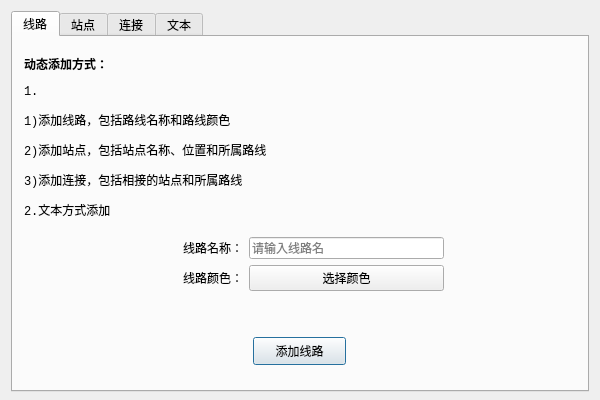
<?xml version="1.0" encoding="UTF-8"?>
<ui version="4.0">
 <class>Dynamicadd</class>
 <widget class="QDialog" name="Dynamicadd">
  <property name="enabled">
   <bool>true</bool>
  </property>
  <property name="geometry">
   <rect>
    <x>0</x>
    <y>0</y>
    <width>600</width>
    <height>400</height>
   </rect>
  </property>
  <property name="font">
   <font>
    <family>Consolas</family>
   </font>
  </property>
  <property name="windowTitle">
   <string>添加</string>
  </property>
  <property name="windowIcon">
   <iconset>
    <normaloff>:/icon/icon/add.png</normaloff>:/icon/icon/add.png</iconset>
  </property>
  <widget class="QTabWidget" name="tabWidget">
   <property name="enabled">
    <bool>true</bool>
   </property>
   <property name="geometry">
    <rect>
     <x>11</x>
     <y>11</y>
     <width>578</width>
     <height>381</height>
    </rect>
   </property>
   <property name="tabPosition">
    <enum>QTabWidget::North</enum>
   </property>
   <property name="tabShape">
    <enum>QTabWidget::Rounded</enum>
   </property>
   <property name="currentIndex">
    <number>0</number>
   </property>
   <property name="elideMode">
    <enum>Qt::ElideNone</enum>
   </property>
   <widget class="QWidget" name="tabline">
    <property name="font">
     <font>
      <family>Consolas</family>
     </font>
    </property>
    <attribute name="icon">
     <iconset>
      <normaloff>:/icon/icon/subway.png</normaloff>:/icon/icon/subway.png</iconset>
    </attribute>
    <attribute name="title">
     <string>线路</string>
    </attribute>
    <widget class="QLabel" name="linelabel">
     <property name="geometry">
      <rect>
       <x>11</x>
       <y>11</y>
       <width>551</width>
       <height>178</height>
      </rect>
     </property>
     <property name="font">
      <font>
       <family>Consolas</family>
      </font>
     </property>
     <property name="text">
      <string>&lt;html&gt;&lt;head/&gt;&lt;body&gt;&lt;p&gt;&lt;span style=&quot; font-weight:600;&quot;&gt;动态添加方式：&lt;/span&gt;&lt;/p&gt;&lt;p&gt;1.&lt;/p&gt;&lt;p&gt;1)添加线路，包括路线名称和路线颜色&lt;/p&gt;&lt;p&gt;2)添加站点，包括站点名称、位置和所属路线&lt;/p&gt;&lt;p&gt;3)添加连接，包括相接的站点和所属路线&lt;/p&gt;&lt;p&gt;2.文本方式添加&lt;/p&gt;&lt;/body&gt;&lt;/html&gt;</string>
     </property>
    </widget>
    <widget class="QPushButton" name="pushButtonline">
     <property name="geometry">
      <rect>
       <x>240</x>
       <y>300</y>
       <width>93</width>
       <height>28</height>
      </rect>
     </property>
     <property name="minimumSize">
      <size>
       <width>0</width>
       <height>0</height>
      </size>
     </property>
     <property name="font">
      <font>
       <family>Consolas</family>
      </font>
     </property>
     <property name="text">
      <string>添加线路</string>
     </property>
     <property name="default">
      <bool>true</bool>
     </property>
    </widget>
    <widget class="QWidget" name="formLayoutWidget_2">
     <property name="geometry">
      <rect>
       <x>170</x>
       <y>200</y>
       <width>261</width>
       <height>81</height>
      </rect>
     </property>
     <layout class="QFormLayout" name="formLayout_3">
      <item row="0" column="0">
       <widget class="QLabel" name="linelabel_1">
        <property name="text">
         <string>线路名称：</string>
        </property>
        <property name="buddy">
         <cstring>lineEditlinename</cstring>
        </property>
       </widget>
      </item>
      <item row="0" column="1">
       <widget class="QLineEdit" name="lineEditlinename">
        <property name="placeholderText">
         <string>请输入线路名</string>
        </property>
       </widget>
      </item>
      <item row="1" column="0">
       <widget class="QLabel" name="linelabel_2">
        <property name="text">
         <string>线路颜色：</string>
        </property>
        <property name="buddy">
         <cstring>pushButtoncolor</cstring>
        </property>
       </widget>
      </item>
      <item row="1" column="1">
       <widget class="QPushButton" name="pushButtoncolor">
        <property name="minimumSize">
         <size>
          <width>0</width>
          <height>0</height>
         </size>
        </property>
        <property name="maximumSize">
         <size>
          <width>16777215</width>
          <height>16777215</height>
         </size>
        </property>
        <property name="font">
         <font>
          <family>Consolas</family>
         </font>
        </property>
        <property name="styleSheet">
         <string notr="true">AA</string>
        </property>
        <property name="text">
         <string>选择颜色</string>
        </property>
       </widget>
      </item>
     </layout>
    </widget>
   </widget>
   <widget class="QWidget" name="tabstation">
    <attribute name="icon">
     <iconset>
      <normaloff>:/icon/icon/station.png</normaloff>:/icon/icon/station.png</iconset>
    </attribute>
    <attribute name="title">
     <string>站点</string>
    </attribute>
    <widget class="QPushButton" name="pushButtonstation">
     <property name="geometry">
      <rect>
       <x>250</x>
       <y>310</y>
       <width>80</width>
       <height>30</height>
      </rect>
     </property>
     <property name="minimumSize">
      <size>
       <width>0</width>
       <height>0</height>
      </size>
     </property>
     <property name="font">
      <font>
       <family>Consolas</family>
      </font>
     </property>
     <property name="text">
      <string>添加站点</string>
     </property>
     <property name="default">
      <bool>true</bool>
     </property>
    </widget>
    <widget class="QListWidget" name="listWidget">
     <property name="geometry">
      <rect>
       <x>320</x>
       <y>50</y>
       <width>221</width>
       <height>231</height>
      </rect>
     </property>
    </widget>
    <widget class="QLabel" name="stationlabel_6">
     <property name="geometry">
      <rect>
       <x>380</x>
       <y>20</y>
       <width>90</width>
       <height>24</height>
      </rect>
     </property>
     <property name="text">
      <string>选择所属线路</string>
     </property>
    </widget>
    <widget class="QWidget" name="formLayoutWidget_3">
     <property name="geometry">
      <rect>
       <x>20</x>
       <y>60</y>
       <width>281</width>
       <height>191</height>
      </rect>
     </property>
     <layout class="QFormLayout" name="formLayout_4">
      <item row="1" column="0">
       <widget class="QLabel" name="stationlabel_1">
        <property name="text">
         <string>站点名称：</string>
        </property>
        <property name="buddy">
         <cstring>lineEditstationname</cstring>
        </property>
       </widget>
      </item>
      <item row="1" column="1">
       <widget class="QLineEdit" name="lineEditstationname">
        <property name="minimumSize">
         <size>
          <width>0</width>
          <height>0</height>
         </size>
        </property>
        <property name="maximumSize">
         <size>
          <width>16777215</width>
          <height>16777215</height>
         </size>
        </property>
        <property name="font">
         <font>
          <family>Consolas</family>
         </font>
        </property>
        <property name="text">
         <string/>
        </property>
        <property name="placeholderText">
         <string>添加站点名</string>
        </property>
       </widget>
      </item>
      <item row="2" column="0">
       <spacer name="verticalSpacer">
        <property name="orientation">
         <enum>Qt::Vertical</enum>
        </property>
        <property name="sizeHint" stdset="0">
         <size>
          <width>20</width>
          <height>40</height>
         </size>
        </property>
       </spacer>
      </item>
      <item row="3" column="0">
       <widget class="QLabel" name="stationlabel_3">
        <property name="minimumSize">
         <size>
          <width>35</width>
          <height>20</height>
         </size>
        </property>
        <property name="font">
         <font>
          <family>Consolas</family>
         </font>
        </property>
        <property name="text">
         <string>坐标东经(121-122):</string>
        </property>
        <property name="buddy">
         <cstring>doubleSpinBoxlongitude</cstring>
        </property>
       </widget>
      </item>
      <item row="3" column="1">
       <widget class="QDoubleSpinBox" name="doubleSpinBoxlongitude">
        <property name="minimumSize">
         <size>
          <width>85</width>
          <height>20</height>
         </size>
        </property>
        <property name="decimals">
         <number>7</number>
        </property>
        <property name="minimum">
         <double>121.000000000000000</double>
        </property>
        <property name="maximum">
         <double>122.000000000000000</double>
        </property>
        <property name="singleStep">
         <double>0.100000000000000</double>
        </property>
        <property name="value">
         <double>121.000000000000000</double>
        </property>
       </widget>
      </item>
      <item row="4" column="0">
       <spacer name="verticalSpacer_2">
        <property name="orientation">
         <enum>Qt::Vertical</enum>
        </property>
        <property name="sizeHint" stdset="0">
         <size>
          <width>20</width>
          <height>40</height>
         </size>
        </property>
       </spacer>
      </item>
      <item row="5" column="0">
       <widget class="QLabel" name="stationlabel_4">
        <property name="minimumSize">
         <size>
          <width>35</width>
          <height>20</height>
         </size>
        </property>
        <property name="font">
         <font>
          <family>Consolas</family>
         </font>
        </property>
        <property name="text">
         <string>坐标北纬(30.9-31.5):</string>
        </property>
        <property name="buddy">
         <cstring>doubleSpinBoxlatitude</cstring>
        </property>
       </widget>
      </item>
      <item row="5" column="1">
       <widget class="QDoubleSpinBox" name="doubleSpinBoxlatitude">
        <property name="minimumSize">
         <size>
          <width>85</width>
          <height>20</height>
         </size>
        </property>
        <property name="decimals">
         <number>7</number>
        </property>
        <property name="minimum">
         <double>30.899999999999999</double>
        </property>
        <property name="maximum">
         <double>31.449999999999999</double>
        </property>
        <property name="singleStep">
         <double>0.100000000000000</double>
        </property>
        <property name="value">
         <double>30.899999999999999</double>
        </property>
       </widget>
      </item>
     </layout>
    </widget>
   </widget>
   <widget class="QWidget" name="tabconnect">
    <property name="enabled">
     <bool>true</bool>
    </property>
    <attribute name="icon">
     <iconset>
      <normaloff>:/icon/icon/connect.png</normaloff>:/icon/icon/connect.png</iconset>
    </attribute>
    <attribute name="title">
     <string>连接</string>
    </attribute>
    <widget class="QLabel" name="connectlabel_1">
     <property name="geometry">
      <rect>
       <x>10</x>
       <y>10</y>
       <width>560</width>
       <height>131</height>
      </rect>
     </property>
     <property name="text">
      <string>&lt;html&gt;&lt;head/&gt;&lt;body&gt;&lt;p&gt;&lt;span style=&quot; font-weight:600;&quot;&gt;连接站点提示:&lt;/span&gt;&lt;/p&gt;&lt;p&gt;1.站点及所属线路选择可以选择也可直接输入&lt;/p&gt;&lt;p&gt;2.“站点1”和“站点2”必须为同一线路中的不同站点&lt;/p&gt;&lt;/body&gt;&lt;/html&gt;</string>
     </property>
    </widget>
    <widget class="QWidget" name="formLayoutWidget">
     <property name="geometry">
      <rect>
       <x>140</x>
       <y>160</y>
       <width>291</width>
       <height>111</height>
      </rect>
     </property>
     <layout class="QFormLayout" name="formLayout">
      <item row="0" column="0">
       <widget class="QLabel" name="connectlabel_2">
        <property name="text">
         <string>站点1：</string>
        </property>
        <property name="buddy">
         <cstring>comboBoxstation1</cstring>
        </property>
       </widget>
      </item>
      <item row="0" column="1">
       <widget class="QComboBox" name="comboBoxstation1">
        <property name="enabled">
         <bool>true</bool>
        </property>
        <property name="minimumSize">
         <size>
          <width>0</width>
          <height>0</height>
         </size>
        </property>
        <property name="maximumSize">
         <size>
          <width>16777215</width>
          <height>16777215</height>
         </size>
        </property>
        <property name="font">
         <font>
          <family>Consolas</family>
         </font>
        </property>
        <property name="editable">
         <bool>true</bool>
        </property>
        <property name="currentIndex">
         <number>-1</number>
        </property>
       </widget>
      </item>
      <item row="1" column="0">
       <widget class="QLabel" name="connectlabel_3">
        <property name="text">
         <string>站点2：</string>
        </property>
        <property name="buddy">
         <cstring>comboBoxstation2</cstring>
        </property>
       </widget>
      </item>
      <item row="1" column="1">
       <widget class="QComboBox" name="comboBoxstation2">
        <property name="minimumSize">
         <size>
          <width>0</width>
          <height>0</height>
         </size>
        </property>
        <property name="maximumSize">
         <size>
          <width>16777215</width>
          <height>16777215</height>
         </size>
        </property>
        <property name="font">
         <font>
          <family>Consolas</family>
         </font>
        </property>
        <property name="editable">
         <bool>true</bool>
        </property>
       </widget>
      </item>
      <item row="2" column="0">
       <widget class="QLabel" name="connectlabel_4">
        <property name="text">
         <string>所属线路：</string>
        </property>
        <property name="buddy">
         <cstring>comboBoxconnectline</cstring>
        </property>
       </widget>
      </item>
      <item row="2" column="1">
       <widget class="QComboBox" name="comboBoxconnectline">
        <property name="minimumSize">
         <size>
          <width>0</width>
          <height>0</height>
         </size>
        </property>
        <property name="maximumSize">
         <size>
          <width>16777215</width>
          <height>16777215</height>
         </size>
        </property>
        <property name="font">
         <font>
          <family>Consolas</family>
         </font>
        </property>
        <property name="editable">
         <bool>true</bool>
        </property>
       </widget>
      </item>
     </layout>
    </widget>
    <widget class="QPushButton" name="pushButtonconnect">
     <property name="geometry">
      <rect>
       <x>240</x>
       <y>290</y>
       <width>93</width>
       <height>28</height>
      </rect>
     </property>
     <property name="minimumSize">
      <size>
       <width>0</width>
       <height>0</height>
      </size>
     </property>
     <property name="font">
      <font>
       <family>Consolas</family>
      </font>
     </property>
     <property name="text">
      <string>连接</string>
     </property>
     <property name="default">
      <bool>true</bool>
     </property>
    </widget>
   </widget>
   <widget class="QWidget" name="tabtext">
    <attribute name="title">
     <string>文本</string>
    </attribute>
    <layout class="QGridLayout" name="gridLayout_4">
     <item row="0" column="0" colspan="3">
      <widget class="QTextEdit" name="textEdit"/>
     </item>
     <item row="1" column="0">
      <spacer name="horizontalSpacer_3">
       <property name="orientation">
        <enum>Qt::Horizontal</enum>
       </property>
       <property name="sizeHint" stdset="0">
        <size>
         <width>219</width>
         <height>20</height>
        </size>
       </property>
      </spacer>
     </item>
     <item row="1" column="1">
      <widget class="QPushButton" name="pushButtontext">
       <property name="minimumSize">
        <size>
         <width>0</width>
         <height>0</height>
        </size>
       </property>
       <property name="font">
        <font>
         <family>Consolas</family>
        </font>
       </property>
       <property name="text">
        <string>添加</string>
       </property>
       <property name="default">
        <bool>true</bool>
       </property>
      </widget>
     </item>
     <item row="1" column="2">
      <spacer name="horizontalSpacer_4">
       <property name="orientation">
        <enum>Qt::Horizontal</enum>
       </property>
       <property name="sizeHint" stdset="0">
        <size>
         <width>218</width>
         <height>20</height>
        </size>
       </property>
      </spacer>
     </item>
    </layout>
   </widget>
  </widget>
 </widget>
 <resources/>
 <connections/>
</ui>
